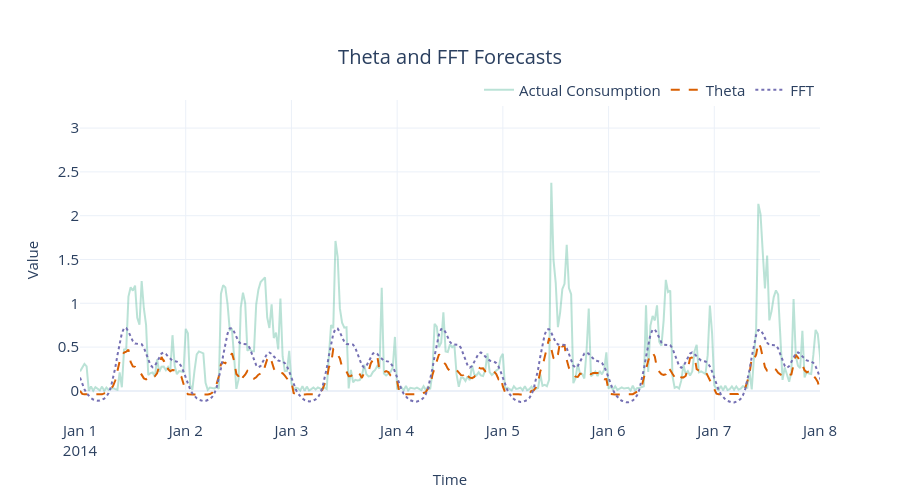

The code cell stored with this chart in its notebook:
### Code cell
# FFT for MAC000193 on the validation period, so it lines up with the Theta predictions
fft_single_model = FFT(nr_freqs_to_keep=35, trend="poly", trend_poly_degree=2)
y_pred_fft, _ = eval_model(fft_single_model, ts_train, ts_val, name="FFT")
y_pred_fft = format_y_pred(y_pred_fft, "fft_predictions")
pred_df = pred_df.join(y_pred_fft)

fig = plot_forecast(pred_df,
                    forecast_columns=["theta_predictions", "fft_predictions"],
                    forecast_display_names=["Theta", "FFT"])
fig = format_plot(fig, title="Theta and FFT Forecasts")
fig.update_xaxes(type="date", range=["2014-01-01", "2014-01-08"])
fig.show()

### Figure 1 — Plotly figure (JSON) as saved in the notebook; plotly's stock layout.template omitted (floating-point values rounded to 4 significant figures; data arrays with more than 128 entries replaced by an {"elided": "..."} marker saying what was removed)
{"data": [{"line": {"color": "rgba(27,158,119, 0.3)"}, "mode": "lines", "name": "Actual Consumption", "type": "scatter", "x": {"elided": "1488 str values"}, "y": {"elided": "1488 float values"}}, {"line": {"color": "rgba(217,95,2, 1)", "dash": "dash"}, "mode": "lines", "name": "Theta", "type": "scatter", "x": {"elided": "1488 str values"}, "y": {"elided": "1488 float values"}}, {"line": {"color": "rgba(117,112,179, 1)", "dash": "dot"}, "mode": "lines", "name": "FFT", "type": "scatter", "x": {"elided": "1488 str values"}, "y": {"elided": "1488 float values"}}], "layout": {"autosize": false, "height": 500, "legend": {"font": {"size": 15}, "orientation": "h", "title": {}, "x": 1, "xanchor": "right", "y": 0.98, "yanchor": "bottom"}, "title": {"font": {"size": 20}, "text": "Theta and FFT Forecasts", "x": 0.5, "xanchor": "center", "yanchor": "top"}, "width": 900, "xaxis": {"range": ["2014-01-01", "2014-01-08"], "tickfont": {"size": 15}, "title": {"font": {"size": 15}, "text": "Time"}, "type": "date"}, "yaxis": {"tickfont": {"size": 15}, "title": {"font": {"size": 15}, "text": "Value"}}}}
